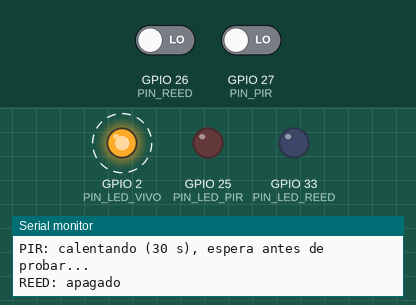
This sketch was run on a simulated ESP32. Shown: output pins drawn as LEDs (lit = HIGH), the last lines printed to the serial monitor. Dashed ring = blinking. The inputs (shaded band) are chosen by the test bench; at power-on: GPIO 26 (PIN_REED) LOW, GPIO 27 (PIN_PIR) LOW.

Above: at 1.7 s.
1.8 s: GPIO 26 (PIN_REED) driven HIGH
At 3.8 s:
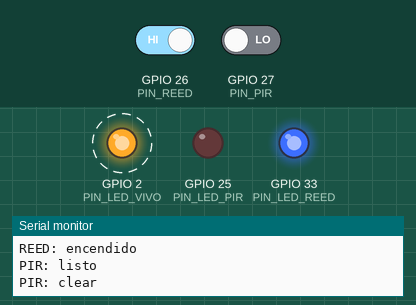
4.8 s: GPIO 27 (PIN_PIR) driven HIGH
At 5.8 s:
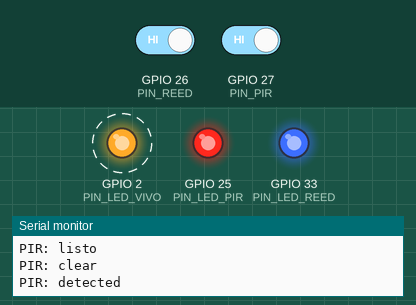
7.8 s: GPIO 26 (PIN_REED) driven LOW
At 9.8 s:
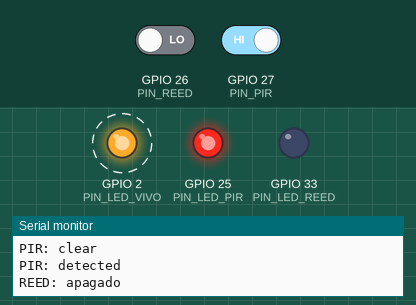
10.8 s: GPIO 27 (PIN_PIR) driven LOW
At 12.4 s:
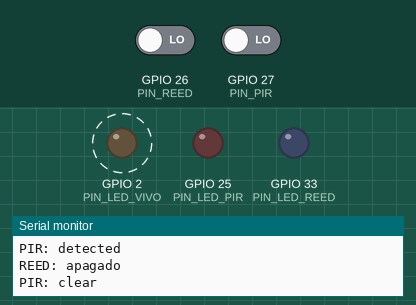
Timing chart, 0 to 14.8 s (numbered marks = the images above; inputs shaded):
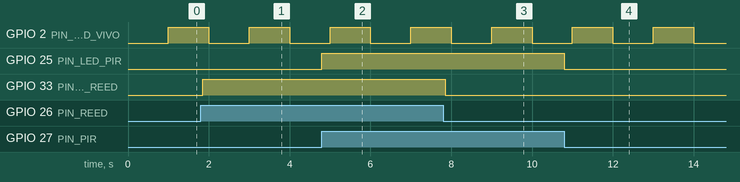

Measured:
- after the input at 1.8 s, GPIO 33 (PIN_LED_REED): LOW → HIGH after 0.05 s
- after the input at 4.8 s, GPIO 25 (PIN_LED_PIR): LOW → HIGH at once
- after the input at 7.8 s, GPIO 33 (PIN_LED_REED): HIGH → LOW after 0.05 s
- after the input at 10.8 s, GPIO 25 (PIN_LED_PIR): HIGH → LOW at once
- by itself, GPIO 2 (PIN_LED_VIVO): alternates HIGH for 1.0 s and LOW for 1.0 s

The sketch:

sketch.ino
```cpp
const int PIN_PIR      = 27;
const int PIN_REED     = 26;
const int PIN_LED_PIR  = 25;
const int PIN_LED_REED = 33;
const int PIN_LED_VIVO = 2;

const unsigned long CALENTAMIENTO_PIR_MS = 2000;
const unsigned long ANTIREBOTE_REED_MS   = 50;
const unsigned long PARPADEO_VIVO_MS     = 1000;

int  estadoPir  = LOW;
int  estadoReed = -1;
int  lecturaReedAnterior = -1;
unsigned long ultimoCambioReed = 0;
unsigned long ultimoParpadeo   = 0;
bool pirListo = false;
unsigned long inicio = 0;

void setup() {
  Serial.begin(115200);
  delay(500);

  pinMode(PIN_PIR, INPUT);
  pinMode(PIN_REED, INPUT_PULLUP);
  pinMode(PIN_LED_PIR, OUTPUT);
  pinMode(PIN_LED_REED, OUTPUT);
  pinMode(PIN_LED_VIVO, OUTPUT);

  digitalWrite(PIN_LED_PIR, LOW);
  digitalWrite(PIN_LED_REED, LOW);

  inicio = millis();

  Serial.println();
  Serial.println("=====================================");
  Serial.println("Presencia de zona");
  Serial.println(" ESP32 iniciado correctamente");
  Serial.println("=====================================");
  Serial.println("PIR: calentando (30 s), espera antes de probar...");
}

void loop() {
  unsigned long ahora = millis();

  if (ahora - ultimoParpadeo >= PARPADEO_VIVO_MS) {
    ultimoParpadeo = ahora;
    digitalWrite(PIN_LED_VIVO, !digitalRead(PIN_LED_VIVO));
  }

  if (!pirListo) {
    if (ahora - inicio >= CALENTAMIENTO_PIR_MS) {
      pirListo = true;
      estadoPir = digitalRead(PIN_PIR);
      digitalWrite(PIN_LED_PIR, estadoPir);
      Serial.println("PIR: listo");
      Serial.println(estadoPir == HIGH ? "PIR: detected" : "PIR: clear");
    }
  } else {
    int lecturaPir = digitalRead(PIN_PIR);
    if (lecturaPir != estadoPir) {
      estadoPir = lecturaPir;
      digitalWrite(PIN_LED_PIR, estadoPir);
      Serial.println(estadoPir == HIGH ? "PIR: detected" : "PIR: clear");
    }
  }

  int lecturaReed = digitalRead(PIN_REED);
  if (lecturaReed != lecturaReedAnterior) {
    ultimoCambioReed = ahora;
    lecturaReedAnterior = lecturaReed;
  }
  if ((ahora - ultimoCambioReed) >= ANTIREBOTE_REED_MS && lecturaReed != estadoReed) {
    estadoReed = lecturaReed;
    bool abierto = (estadoReed == HIGH);
    digitalWrite(PIN_LED_REED, abierto ? HIGH : LOW);
    Serial.println(abierto ? "REED: encendido" : "REED: apagado");
  }
}
```
